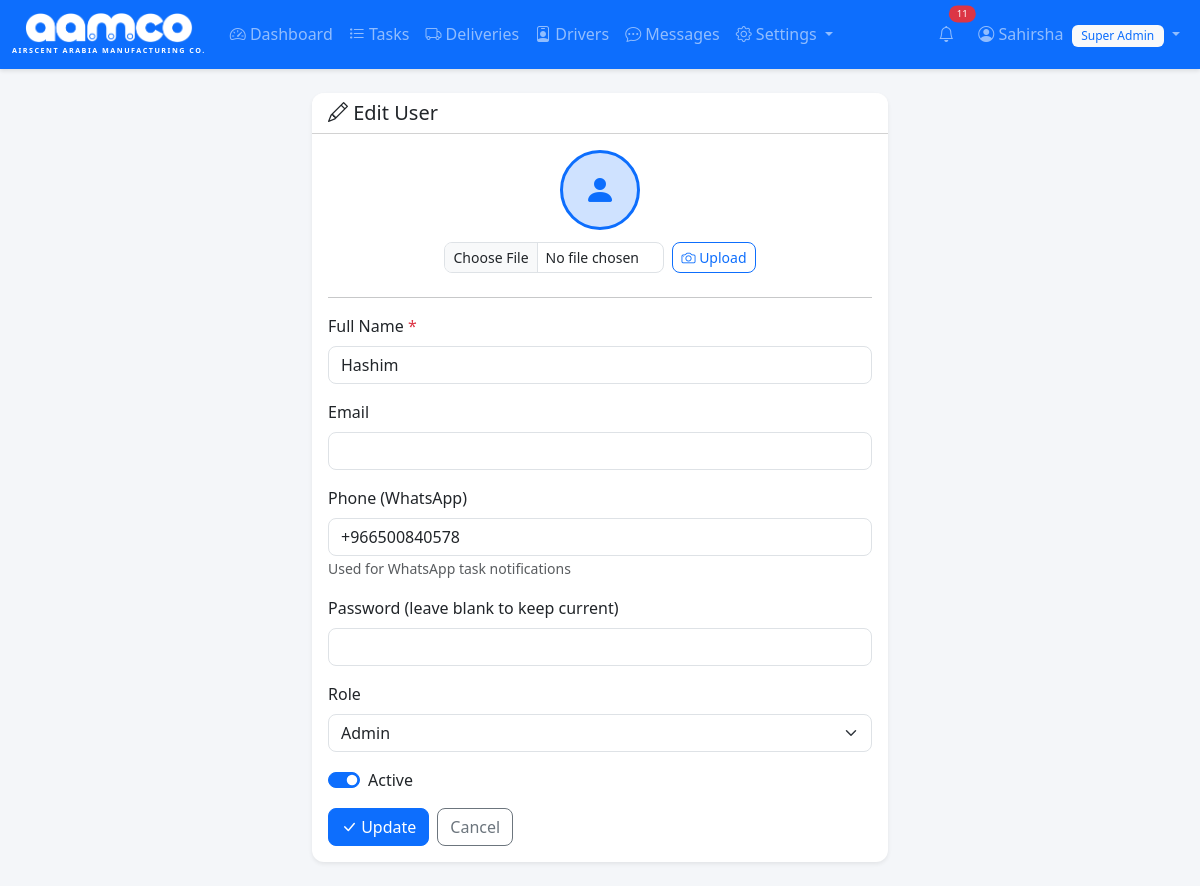
The page /users/edit/3 (signed in) on the database its author committed.
### tables this page shows
CREATE TABLE users (
            id INTEGER PRIMARY KEY AUTOINCREMENT,
            username TEXT UNIQUE NOT NULL,
            password_hash TEXT NOT NULL,
            full_name TEXT NOT NULL,
            email TEXT,
            phone TEXT,
            pin_hash TEXT,
            profile_pic TEXT,
            role TEXT NOT NULL DEFAULT 'user',
            is_active INTEGER NOT NULL DEFAULT 1,
            created_at TIMESTAMP DEFAULT CURRENT_TIMESTAMP
        );

### app.py (the view, shortened to what this page needs)
@app.route('/users/edit/<int:user_id>', methods=['GET', 'POST'])
@super_admin_required
def edit_user(user_id):
    db = get_db()
    user = db.execute('SELECT * FROM users WHERE id = ?', (user_id,)).fetchone()
    if not user:
        db.close()
        flash('User not found.', 'danger')
        return redirect(url_for('users'))
    db.close()
    return render_template('user_form.html', user=user)

### app.py (called while the page is built)
@login_manager.user_loader
def load_user(user_id):
    db = get_db()
    row = db.execute('SELECT * FROM users WHERE id = ?', (user_id,)).fetchone()
    db.close()
    if row:
        return User(**dict(row))
    return None

def super_admin_required(f):
    @wraps(f)
    @login_required
    def decorated(*args, **kwargs):
        if not current_user.is_super_admin():
            flash('Access denied. Super Admin privileges required.', 'danger')
            return redirect(url_for('dashboard'))
        return f(*args, **kwargs)
    return decorated

@app.context_processor
def inject_notification_count():
    if current_user.is_authenticated:
        db = get_db()
        count = db.execute('SELECT COUNT(*) FROM notifications WHERE user_id = ? AND is_read = 0',
                          (current_user.id,)).fetchone()[0]
        msg_count = db.execute('SELECT COUNT(*) FROM messages WHERE receiver_id = ? AND is_read = 0',
                              (current_user.id,)).fetchone()[0]
        db.close()
        return {'unread_notif_count': count, 'unread_msg_count': msg_count}
    return {'unread_notif_count': 0, 'unread_msg_count': 0}

@app.context_processor
def inject_settings():
    if current_user.is_authenticated:
        db = get_db()
        try:
            rows = db.execute('SELECT key, value FROM settings').fetchall()
            s = {r['key']: r['value'] for r in rows}
        except Exception:
            s = {}
        db.close()
        return {'app_settings': s, 'now': datetime.now}
    return {'app_settings': {}, 'now': datetime.now}

    @property
    def is_active(self):
        return bool(self._is_active)

    def is_super_admin(self):
        return self.role == 'super_admin'

    def is_admin(self):
        return self.role in ('super_admin', 'admin')

    def has_pin(self):
        return bool(self.pin_hash)

### database.py (called while the page is built)
def get_db():
    conn = sqlite3.connect(DB_PATH)
    conn.row_factory = sqlite3.Row
    conn.execute("PRAGMA foreign_keys = ON")
    return conn

### templates/user_form.html (shortened to what this page needs)
{% extends "base.html" %}
{% block content %}
<div class="row justify-content-center">
    <div class="col-md-6">
        <div class="card shadow-sm border-0">
            <div class="card-header bg-white">
                <h5 class="mb-0">
                    <i class="bi bi-{{ 'pencil' if user else 'person-plus' }}"></i>
                    {{ 'Edit User' if user else 'Add New User' }}
                </h5>
            </div>
            <div class="card-body">
                {% if user %}
                <div class="text-center mb-4">
                    {% if user.profile_pic %}
                    <img src="{{ url_for('static', filename='uploads/' + user.profile_pic) }}" alt="Profile"
                         class="rounded-circle mb-2" style="width:80px;height:80px;object-fit:cover;border:3px solid #0d6efd;">
                    {% else %}
                    <div class="rounded-circle bg-primary-subtle text-primary d-inline-flex align-items-center justify-content-center mb-2"
                         style="width:80px;height:80px;font-size:2rem;border:3px solid #0d6efd;">
                        <i class="bi bi-person-fill"></i>
                    </div>
                    {% endif %}
                    <form method="POST" action="{{ url_for('upload_profile_pic', user_id=user.id) }}" enctype="multipart/form-data"
                          class="d-flex justify-content-center align-items-center gap-2 mt-1">
                        <input type="file" name="profile_pic" accept="image/*" class="form-control form-control-sm" style="max-width:220px;">
                        <button type="submit" class="btn btn-sm btn-outline-primary"><i class="bi bi-camera"></i> Upload</button>
                    </form>
                </div>
                <hr>
                {% endif %}
                <form method="POST">
                    <div class="mb-3">
                        <label class="form-label">Full Name <span class="text-danger">*</span></label>
                        <input type="text" name="full_name" class="form-control"
                               value="{{ user.full_name if user else '' }}" required>
                    </div>
                    <div class="mb-3">
                        <label class="form-label">Email</label>
                        <input type="email" name="email" class="form-control"
                               value="{{ user.email if user else '' }}">
                    </div>
                    <div class="mb-3">
                        <label class="form-label">Phone (WhatsApp)</label>
                        <input type="text" name="phone" class="form-control" placeholder="e.g. 966501234567"
                               value="{{ user.phone if user and user.phone else '' }}">
                        <small class="text-muted">Used for WhatsApp task notifications</small>
                    </div>
                    <div class="mb-3">
                        <label class="form-label">Password {{ '(leave blank to keep current)' if user else '' }} <span class="{{ '' if not user else 'd-none' }} text-danger">*</span></label>
                        <input type="password" name="password" class="form-control" {{ 'required' if not user }}>
                    </div>
                    <div class="mb-3">
                        <label class="form-label">Role</label>
                        <select name="role" class="form-select">
                            <option value="admin" {{ 'selected' if user and user.role == 'admin' }}>Admin</option>
                        </select>
                    </div>
                    {% if user %}
                    <div class="mb-3">
                        <div class="form-check form-switch">
                            <input class="form-check-input" type="checkbox" name="is_active" id="isActive"
                                   {{ 'checked' if user.is_active }}>
                            <label class="form-check-label" for="isActive">Active</label>
                        </div>
                    </div>
                    {% endif %}
                    <div class="d-flex gap-2">
                        <button type="submit" class="btn btn-primary">
                            <i class="bi bi-check-lg"></i> {{ 'Update' if user else 'Create User' }}
                        </button>
                        <a href="{{ url_for('users') }}" class="btn btn-outline-secondary">Cancel</a>
                    </div>
                </form>
            </div>
        </div>
    </div>
</div>
{% endblock %}

### templates/base.html (shortened to what this page needs)
<!DOCTYPE html>
<html lang="en" data-bs-theme="light">
<head>
    <link href="https://cdn.jsdelivr.net/npm/bootstrap@5.3.2/dist/css/bootstrap.min.css" rel="stylesheet">
    <link href="https://cdn.jsdelivr.net/npm/bootstrap-icons@1.11.1/font/bootstrap-icons.css" rel="stylesheet">
    <link href="{{ url_for('static', filename='style.css') }}" rel="stylesheet">
</head>
<body>
    {% if current_user.is_authenticated %}
    <nav class="navbar navbar-expand-lg navbar-dark bg-primary">
        <div class="container-fluid">
            <a class="navbar-brand fw-bold" href="{{ url_for('dashboard') }}">
                <div class="d-flex flex-column align-items-center">
                    <img src="{{ url_for('static', filename='logo.png') }}" alt="AAMCO" height="30" style="filter: brightness(0) invert(1);">
                    <span class="text-white d-none d-md-block" style="font-size: 0.45rem; letter-spacing: 1.5px; margin-top: 2px;">AIRSCENT ARABIA MANUFACTURING CO.</span>
                </div>
            </a>
            <div class="collapse navbar-collapse" id="navBar">
                <ul class="navbar-nav me-auto">
                    <li class="nav-item">
                        <a class="nav-link" href="{{ url_for('dashboard') }}"><i class="bi bi-speedometer2"></i> Dashboard</a>
                    </li>
                    <li class="nav-item">
                        <a class="nav-link" href="{{ url_for('tasks') }}"><i class="bi bi-list-task"></i> Tasks</a>
                    </li>
                    <li class="nav-item">
                        <a class="nav-link" href="{{ url_for('deliveries') }}"><i class="bi bi-truck"></i> Deliveries</a>
                    </li>
                    <li class="nav-item">
                        <a class="nav-link" href="{{ url_for('delivery_persons') }}"><i class="bi bi-person-badge"></i> Drivers</a>
                    </li>
                    <li class="nav-item">
                        <a class="nav-link position-relative" href="{{ url_for('messages_inbox') }}">
                            <i class="bi bi-chat-dots"></i> Messages
                        </a>
                    </li>
                    {% if current_user.is_admin() %}
                    <li class="nav-item dropdown">
                        <a class="nav-link dropdown-toggle" href="#" role="button" data-bs-toggle="dropdown">
                            <i class="bi bi-gear"></i> Settings
                        </a>
                    </li>
                    {% endif %}
                </ul>
                <ul class="navbar-nav">
                    <li class="nav-item me-2">
                        <a class="nav-link position-relative" href="{{ url_for('notifications') }}" title="Notifications" id="notifBellLink">
                            <i class="bi bi-bell"></i>
                            {% if unread_notif_count > 0 %}
                            <span class="position-absolute top-0 start-100 translate-middle badge rounded-pill bg-danger" style="font-size: 0.6rem;" id="notifBadge">
                                {{ unread_notif_count }}
                            </span>
                            {% else %}
                            <span class="position-absolute top-0 start-100 translate-middle badge rounded-pill bg-danger d-none" style="font-size: 0.6rem;" id="notifBadge">
                                0
                            </span>
                            {% endif %}
                        </a>
                    </li>
                    <li class="nav-item dropdown">
                        <a class="nav-link dropdown-toggle" href="#" role="button" data-bs-toggle="dropdown">
                            {% if current_user.profile_pic %}
                            <img src="{{ url_for('static', filename='uploads/' + current_user.profile_pic) }}" alt="" class="rounded-circle me-1" style="width:24px;height:24px;object-fit:cover;">
                            {% else %}
                            <i class="bi bi-person-circle"></i>
                            {% endif %}
                            {{ current_user.full_name }}
                            <span class="badge bg-light text-primary ms-1">{{ current_user.role | replace('_', ' ') | title }}</span>
                        </a>
                    </li>
                </ul>
            </div>
        </div>
    </nav>
    {% endif %}
    <div class="container-fluid py-4">
        {% block content %}{% endblock %}
    </div>
</body>
</html>

### static/style.css (style rules this page uses)
body { background-color: #f4f6f9; font-family: 'Segoe UI', system-ui, -apple-system, sans-serif; }
.navbar { box-shadow: 0 2px 4px rgba(0,0,0,0.1); }
.navbar-brand { font-size: 1.4rem; }
.card { border-radius: 12px; }
.card-header { border-radius: 12px 12px 0 0 !important; }
.badge { font-weight: 500; padding: 0.4em 0.8em; }
.btn { border-radius: 8px; }
.form-control, .form-select { border-radius: 8px; }
.form-check-input:checked { background-color: #0d6efd; border-color: #0d6efd; }

### rows shown on the page
users: full_name "Sahirsha", role "Super Admin"
users: full_name "Hashim", phone "+966500840578"

### other values the page prints
{{ unread_notif_count }} "11"
{{ 'Edit User' if user else 'Add New User' }} "Edit User"
{{ '(leave blank to keep current)' if user else '' }} "(leave blank to keep current)"
{{ 'Update' if user else 'Create User' }} "Update"
